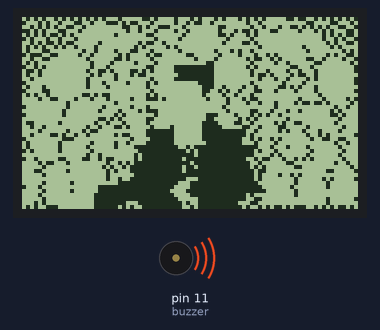
This sketch was run on a simulated Arduino Uno, built with avr-gcc and run on an emulated ATmega328P. On the bench: 84×48 one-colour display, buzzer (waves = sounding).

Above: at 2.1 s.
At 10.3 s:
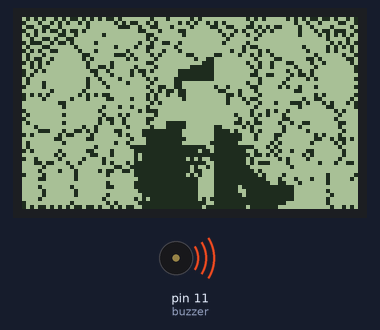
At 17.6 s:
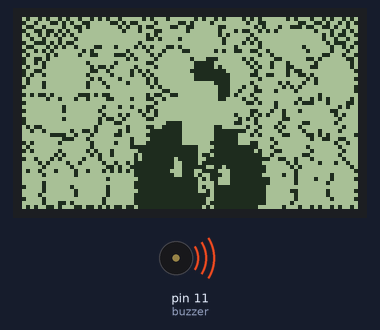
At 34.3 s:
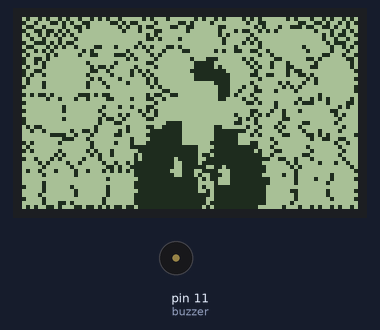
Timing chart, 0 to 40.0 s (numbered marks = the images above):
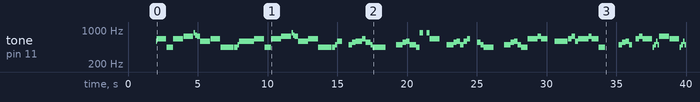

The sketch:

lcd.ino
```cpp
#include <Nokia_LCD.h>
#include "ngu.h"
#include "rickimg.h"
Nokia_LCD lcd(13 /* CLK */, 12 /* DIN */, 7 /* DC */, 10 /* CE */, 9 /* RST */, 8 /* BL */);

//SONG INTS
int tempo = 124;
int buzzer = 11;
// sizeof gives the number of bytes, each int value is composed of two bytes (16 bits)
// there are two values per note (pitch and duration), so for each note there are four bytes
int notes = sizeof(melody) / sizeof(melody[0]) / 2;
// this calculates the duration of a whole note in ms
int wholenote = (60000 * 4) / tempo;
int divider = 0, noteDuration = 0;


//CLOCK
unsigned long prevbuzz = millis();
long timebuzz = 1000;

void setup() {
  lcd.begin();
  lcd.setBacklight(true);
  lcd.setContrast(52);  // Good values are usualy between 40 and 60
  // Clear the screen by filling it with black pixels
  lcd.clear(true);
  delay(2000);
}

void loop() {

  song();
}

void disp(){

  // Draw the platis.solutions logo on your screen
  lcd.draw(r1,
           sizeof(r1) / sizeof(r1[0]),
           true);
  delay(1000);
  lcd.draw(r2,
           sizeof(r2) / sizeof(r2[0]),
           true);
  delay(1000);
  lcd.draw(r3,
           sizeof(r2) / sizeof(r2[0]),
           true);
  delay(1000);
  lcd.draw(r2,
           sizeof(r2) / sizeof(r2[0]),
           true);
  delay(1000);
}

void song(){
  int nvg = 0, nvgf = 0;
   // iterate over the notes of the melody.
  // Remember, the array is twice the number of notes (notes + durations)
  for (int thisNote = 0; thisNote < notes * 2; thisNote = thisNote + 2) {
    nvg=nvg+1;
    nvgf = nvg % 4;
    // calculates the duration of each note
    divider = melody[thisNote + 1];
    if (divider > 0) {
      // regular note, just proceed
      noteDuration = (wholenote) / divider;
    } else if (divider < 0) {
      // dotted notes are represented with negative durations!!
      noteDuration = (wholenote) / abs(divider);
      noteDuration *= 1.5; // increases the duration in half for dotted notes
    }

    // we only play the note for 90% of the duration, leaving 10% as a pause
    tone(buzzer, melody[thisNote], noteDuration * 0.98);

    // Wait for the specief duration before playing the next note.

    if(nvgf ==0){
      // Draw the platis.solutions logo on your screen
      lcd.draw(r1,
               sizeof(r1) / sizeof(r1[0]),
               true);
    }else if(nvgf==1 or nvgf == 3){
      lcd.draw(r2,
              sizeof(r2) / sizeof(r2[0]),
              true);
    }else{
      lcd.draw(r3,
              sizeof(r2) / sizeof(r2[0]),
              true);
    }
    while (true){
      unsigned long currentTime = millis();
      if(currentTime - prevbuzz > noteDuration) {
        prevbuzz = currentTime;
        break;
      }
    }
    // stop the waveform generation before the next note.
    noTone(buzzer);
  }
  }
```

ngu.h
```cpp
/*
  Never Gonna Give you Up
*/
#define NOTE_B0  31
#define NOTE_C1  33
#define NOTE_CS1 35
#define NOTE_D1  37
#define NOTE_DS1 39
#define NOTE_E1  41
#define NOTE_F1  44
#define NOTE_FS1 46
#define NOTE_G1  49
#define NOTE_GS1 52
#define NOTE_A1  55
#define NOTE_AS1 58
#define NOTE_B1  62
#define NOTE_C2  65
#define NOTE_CS2 69
#define NOTE_D2  73
#define NOTE_DS2 78
#define NOTE_E2  82
#define NOTE_F2  87
#define NOTE_FS2 93
#define NOTE_G2  98
#define NOTE_GS2 104
#define NOTE_A2  110
#define NOTE_AS2 117
#define NOTE_B2  123
#define NOTE_C3  131
#define NOTE_CS3 139
#define NOTE_D3  147
#define NOTE_DS3 156
#define NOTE_E3  165
#define NOTE_F3  175
#define NOTE_FS3 185
#define NOTE_G3  196
#define NOTE_GS3 208
#define NOTE_A3  220
#define NOTE_AS3 233
#define NOTE_B3  247
#define NOTE_C4  262
#define NOTE_CS4 277
#define NOTE_D4  294
#define NOTE_DS4 311
#define NOTE_E4  330
#define NOTE_F4  349
#define NOTE_FS4 370
#define NOTE_G4  392
#define NOTE_GS4 415
#define NOTE_A4  440
#define NOTE_AS4 466
#define NOTE_B4  494
#define NOTE_C5  523
#define NOTE_CS5 554
#define NOTE_D5  587
#define NOTE_DS5 622
#define NOTE_E5  659
#define NOTE_F5  698
#define NOTE_FS5 740
#define NOTE_G5  784
#define NOTE_GS5 831
#define NOTE_A5  880
#define NOTE_AS5 932
#define NOTE_B5  988
#define NOTE_C6  1047
#define NOTE_CS6 1109
#define NOTE_D6  1175
#define NOTE_DS6 1245
#define NOTE_E6  1319
#define NOTE_F6  1397
#define NOTE_FS6 1480
#define NOTE_G6  1568
#define NOTE_GS6 1661
#define NOTE_A6  1760
#define NOTE_AS6 1865
#define NOTE_B6  1976
#define NOTE_C7  2093
#define NOTE_CS7 2217
#define NOTE_D7  2349
#define NOTE_DS7 2489
#define NOTE_E7  2637
#define NOTE_F7  2794
#define NOTE_FS7 2960
#define NOTE_G7  3136
#define NOTE_GS7 3322
#define NOTE_A7  3520
#define NOTE_AS7 3729
#define NOTE_B7  3951
#define NOTE_C8  4186
#define NOTE_CS8 4435
#define NOTE_D8  4699
#define NOTE_DS8 4978
#define REST      0


// notes of the moledy followed by the duration.
// a 4 means a quarter note, 8 an eighteenth , 16 sixteenth, so on
// !!negative numbers are used to represent dotted notes,
// so -4 means a dotted quarter note, that is, a quarter plus an eighteenth!!
int melody[] = {
  NOTE_D5,-4, NOTE_E5,-4, NOTE_A4,4, //1
  NOTE_E5,-4, NOTE_FS5,-4, NOTE_A5,16, NOTE_G5,16, NOTE_FS5,8,
  NOTE_D5,-4, NOTE_E5,-4, NOTE_A4,2,
  NOTE_A4,16, NOTE_A4,16, NOTE_B4,16, NOTE_D5,8, NOTE_D5,16,
  NOTE_D5,-4, NOTE_E5,-4, NOTE_A4,4, //repeat from 1
  NOTE_E5,-4, NOTE_FS5,-4, NOTE_A5,16, NOTE_G5,16, NOTE_FS5,8,
  NOTE_D5,-4, NOTE_E5,-4, NOTE_A4,2,
  NOTE_A4,16, NOTE_A4,16, NOTE_B4,16, NOTE_D5,8, NOTE_D5,16,
  REST,4, NOTE_B4,8, NOTE_CS5,8, NOTE_D5,8, NOTE_D5,8, NOTE_E5,8, NOTE_CS5,-8,
  NOTE_B4,16, NOTE_A4,2, REST,4,

  REST,8, NOTE_B4,8, NOTE_B4,8, NOTE_CS5,8, NOTE_D5,8, NOTE_B4,4, NOTE_A4,8, //7
  NOTE_A5,8, REST,8, NOTE_A5,8, NOTE_E5,-4, REST,4,
  NOTE_B4,8, NOTE_B4,8, NOTE_CS5,8, NOTE_D5,8, NOTE_B4,8, NOTE_D5,8, NOTE_E5,8, REST,8,
  REST,8, NOTE_CS5,8, NOTE_B4,8, NOTE_A4,-4, REST,4,
  REST,8, NOTE_B4,8, NOTE_B4,8, NOTE_CS5,8, NOTE_D5,8, NOTE_B4,8, NOTE_A4,4,
  NOTE_E5,8, NOTE_E5,8, NOTE_E5,8, NOTE_FS5,8, NOTE_E5,4, REST,4,

  NOTE_D5,2, NOTE_E5,8, NOTE_FS5,8, NOTE_D5,8, //13
  NOTE_E5,8, NOTE_E5,8, NOTE_E5,8, NOTE_FS5,8, NOTE_E5,4, NOTE_A4,4,
  REST,2, NOTE_B4,8, NOTE_CS5,8, NOTE_D5,8, NOTE_B4,8,
  REST,8, NOTE_E5,8, NOTE_FS5,8, NOTE_E5,-4, NOTE_A4,16, NOTE_B4,16, NOTE_D5,16, NOTE_B4,16,
  NOTE_FS5,-8, NOTE_FS5,-8, NOTE_E5,-4, NOTE_A4,16, NOTE_B4,16, NOTE_D5,16, NOTE_B4,16,

  NOTE_E5,-8, NOTE_E5,-8, NOTE_D5,-8, NOTE_CS5,16, NOTE_B4,-8, NOTE_A4,16, NOTE_B4,16, NOTE_D5,16, NOTE_B4,16, //18
  NOTE_D5,4, NOTE_E5,8, NOTE_CS5,-8, NOTE_B4,16, NOTE_A4,8, NOTE_A4,8, NOTE_A4,8,
  NOTE_E5,4, NOTE_D5,2, NOTE_A4,16, NOTE_B4,16, NOTE_D5,16, NOTE_B4,16,
  NOTE_FS5,-8, NOTE_FS5,-8, NOTE_E5,-4, NOTE_A4,16, NOTE_B4,16, NOTE_D5,16, NOTE_B4,16,
  NOTE_A5,4, NOTE_CS5,8, NOTE_D5,-8, NOTE_CS5,16, NOTE_B4,8, NOTE_A4,16, NOTE_B4,16, NOTE_D5,16, NOTE_B4,16,

  NOTE_D5,4, NOTE_E5,8, NOTE_CS5,-8, NOTE_B4,16, NOTE_A4,4, NOTE_A4,8,  //23
  NOTE_E5,4, NOTE_D5,2, REST,4,
  REST,8, NOTE_B4,8, NOTE_D5,8, NOTE_B4,8, NOTE_D5,8, NOTE_E5,4, REST,8,
  REST,8, NOTE_CS5,8, NOTE_B4,8, NOTE_A4,-4, REST,4,
  REST,8, NOTE_B4,8, NOTE_B4,8, NOTE_CS5,8, NOTE_D5,8, NOTE_B4,8, NOTE_A4,4,
  REST,8, NOTE_A5,8, NOTE_A5,8, NOTE_E5,8, NOTE_FS5,8, NOTE_E5,8, NOTE_D5,8,

  REST,8, NOTE_A4,8, NOTE_B4,8, NOTE_CS5,8, NOTE_D5,8, NOTE_B4,8, //29
  REST,8, NOTE_CS5,8, NOTE_B4,8, NOTE_A4,-4, REST,4,
  NOTE_B4,8, NOTE_B4,8, NOTE_CS5,8, NOTE_D5,8, NOTE_B4,8, NOTE_A4,4, REST,8,
  REST,8, NOTE_E5,8, NOTE_E5,8, NOTE_FS5,4, NOTE_E5,-4,
  NOTE_D5,2, NOTE_D5,8, NOTE_E5,8, NOTE_FS5,8, NOTE_E5,4,
  NOTE_E5,8, NOTE_E5,8, NOTE_FS5,8, NOTE_E5,8, NOTE_A4,8, NOTE_A4,4,

  REST,-4, NOTE_A4,8, NOTE_B4,8, NOTE_CS5,8, NOTE_D5,8, NOTE_B4,8, //35
  REST,8, NOTE_E5,8, NOTE_FS5,8, NOTE_E5,-4, NOTE_A4,16, NOTE_B4,16, NOTE_D5,16, NOTE_B4,16,
  NOTE_FS5,-8, NOTE_FS5,-8, NOTE_E5,-4, NOTE_A4,16, NOTE_B4,16, NOTE_D5,16, NOTE_B4,16,
  NOTE_E5,-8, NOTE_E5,-8, NOTE_D5,-8, NOTE_CS5,16, NOTE_B4,8, NOTE_A4,16, NOTE_B4,16, NOTE_D5,16, NOTE_B4,16,
  NOTE_D5,4, NOTE_E5,8, NOTE_CS5,-8, NOTE_B4,16, NOTE_A4,4, NOTE_A4,8,

   NOTE_E5,4, NOTE_D5,2, NOTE_A4,16, NOTE_B4,16, NOTE_D5,16, NOTE_B4,16, //40
  NOTE_FS5,-8, NOTE_FS5,-8, NOTE_E5,-4, NOTE_A4,16, NOTE_B4,16, NOTE_D5,16, NOTE_B4,16,
  NOTE_A5,4, NOTE_CS5,8, NOTE_D5,-8, NOTE_CS5,16, NOTE_B4,8, NOTE_A4,16, NOTE_B4,16, NOTE_D5,16, NOTE_B4,16,
  NOTE_D5,4, NOTE_E5,8, NOTE_CS5,-8, NOTE_B4,16, NOTE_A4,4, NOTE_A4,8,
  NOTE_E5,4, NOTE_D5,2, NOTE_A4,16, NOTE_B4,16, NOTE_D5,16, NOTE_B4,16,

  NOTE_FS5,-8, NOTE_FS5,-8, NOTE_E5,-4, NOTE_A4,16, NOTE_B4,16, NOTE_D5,16, NOTE_B4,16, //45
  NOTE_A5,4, NOTE_CS5,8, NOTE_D5,-8, NOTE_CS5,16, NOTE_B4,8, NOTE_A4,16, NOTE_B4,16, NOTE_D5,16, NOTE_B4,16,
  NOTE_D5,4, NOTE_E5,8, NOTE_CS5,-8, NOTE_B4,16, NOTE_A4,4, NOTE_A4,8,
  NOTE_E5,4, NOTE_D5,2, NOTE_A4,16, NOTE_B4,16, NOTE_D5,16, NOTE_B4,16,
  NOTE_FS5,-8, NOTE_FS5,-8, NOTE_E5,-4, NOTE_A4,16, NOTE_B4,16, NOTE_D5,16, NOTE_B4,16, //45

  NOTE_A5,4, NOTE_CS5,8, NOTE_D5,-8, NOTE_CS5,16, NOTE_B4,8, NOTE_A4,16, NOTE_B4,16, NOTE_D5,16, NOTE_B4,16,
  NOTE_D5,4, NOTE_E5,8, NOTE_CS5,-8, NOTE_B4,16, NOTE_A4,4, NOTE_A4,8,

  NOTE_E5,4, NOTE_D5,2, REST,4
};
```

Source omitted: rickimg.h (data table, 9270 bytes)

Measured:
- by itself, tone on pin 11 (buzzer): plays 587 Hz for 0.03 s, 659 Hz for 0.71 s, 440 Hz for 0.47 s, 659 Hz for 0.71 s, 740 Hz for 0.71 s, 880 Hz for 0.12 s … (85 notes in this stretch)
- what the display in image 0 shows lasts 0.7 s, from 2.1 s to 2.8 s
- what the display in image 2 shows lasts 1.0 s, from 17.5 s to 18.5 s
